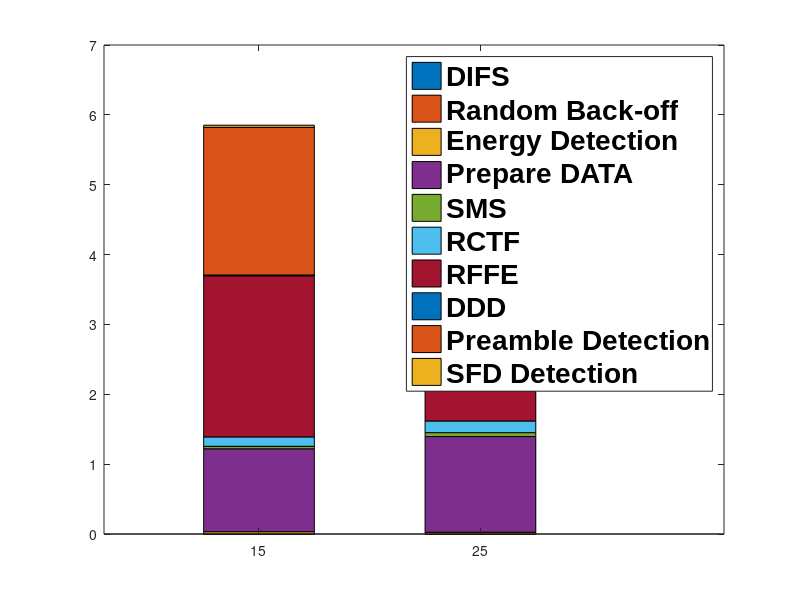

Write the MATLAB code that produced this figure. (Note: this script raises an error after producing the figure.)

y = (8.3/60000)*[3 4 231 8583 253 974 16675 82 15278 223; 4 3 178 9899 406 1207 15387 105 16093 299];
bar([15 25],y,0.5,'stacked')
% bar([1.35 1.8], y,0.3,'stacked')
h=legend('DIFS', 'Random Back-off', 'Energy Detection', 'Prepare DATA',...
    'SMS','RCTF','RFFE','DDD','Preamble Detection','SFD Detection');
set(h,'FontSize',20,'FontName','Arial','FontWeight','bold');
axis([8 36 0 7])
ax = gca;
ax.XTick = [15 25];
%ax.YTick = linspace(0,125,26);
set(gca,'YTick',0:0.50:7,'FontSize',12,'FontName','Arial','FontWeight','bold')
colormap(gray)
xlabel('Transmit Gain (in dB)','FontSize',23,'FontName','Arial','FontWeight','bold')
ylabel('Elapsed Time (in seconds)','FontSize',23,'FontName','Arial','FontWeight','bold')
title('Timeline Breakup of DATA-ACK Exchange at DTx','FontSize',25,'FontName','Arial','FontWeight','bold')